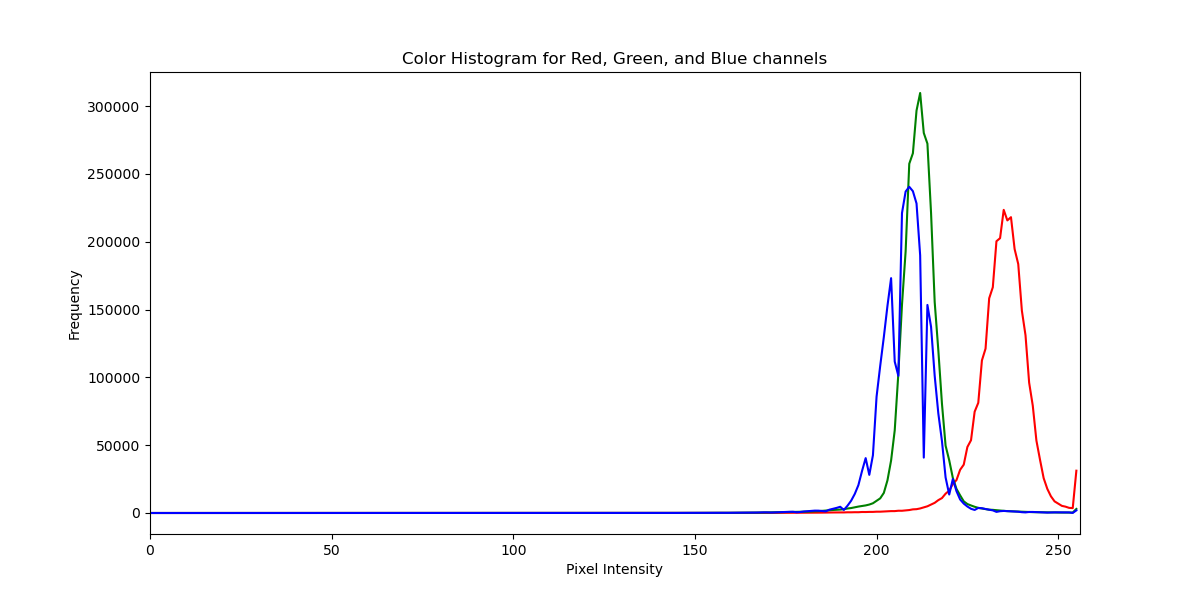

Write the Python code that produced this figure.
import cv2
import numpy as numpy
import matplotlib.pyplot as plt

image = cv2.imread('zellen_1.png') 
image_rgb = cv2.cvtColor(image, cv2.COLOR_BGR2RGB) # bgr to rgb convertion 

# enhance image quallity
lab = cv2.cvtColor(image, cv2.COLOR_BGR2LAB) 
l, a, b = cv2.split(lab)
clahe = cv2.createCLAHE(clipLimit=2.0, tileGridSize=(8,8))
cl = clahe.apply(l)
enhanced_lab = cv2.merge((cl, a, b))
enhanced_image = cv2.cvtColor(enhanced_lab, cv2.COLOR_LAB2BGR)

# identify cells , using edge detection and contours
gray  = cv2.cvtColor(enhanced_image, cv2.COLOR_BGR2GRAY)
blur = cv2.GaussianBlur(gray, (5,5), 0)
edges = cv2.Canny(blur, 50, 150) 

# find contours
cnts, _ = cv2.findContours(edges, cv2.RETR_EXTERNAL, cv2.CHAIN_APPROX_SIMPLE)

# draw contours and measure areas
for contour in cnts:
    if len(contour) >= 5:
        area = cv2.contourArea(contour)
        if area > 50:
            cv2.drawContours(enhanced_image, [contour], -1, (0, 255, 0), 2)

# calc color histogram
colors = ('r', 'g', 'b')
plt.figure(figsize=(12, 6))
for i, col in enumerate(colors):
    hist = cv2.calcHist([image_rgb], [i], None, [256], [0, 256])
    plt.plot(hist, color=col)
    plt.xlim([0, 256])

plt.title('Color Histogram for Red, Green, and Blue channels')
plt.xlabel('Pixel Intensity')
plt.ylabel('Frequency')
plt.show()

plt.figure(figsize=(10, 10))
plt.title("Enhanced Image with Cell Contours")
plt.imshow(cv2.cvtColor(enhanced_image, cv2.COLOR_BGR2RGB))
plt.axis('off')
plt.show()       
        
